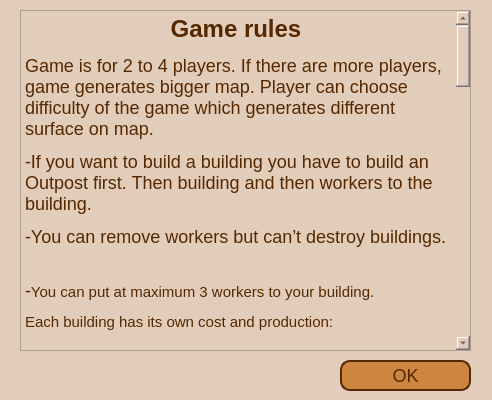
<?xml version="1.0" encoding="UTF-8"?>
<ui version="4.0">
 <class>HowToPlay</class>
 <widget class="QDialog" name="HowToPlay">
  <property name="geometry">
   <rect>
    <x>0</x>
    <y>0</y>
    <width>492</width>
    <height>400</height>
   </rect>
  </property>
  <property name="windowTitle">
   <string>Dialog</string>
  </property>
  <property name="styleSheet">
   <string notr="true">*{
font-size:18px;
font-family: &quot;fantasy&quot;;
background:#E2CDBB;
color:#552800
}
QPushButton:pressed { background-color: #796A5D; }
QPushButton
{
height:25px;
width:120px;
color:#552800;
border-radius:15px;
background:#cd853f;
border-style: solid;
border-width: 2px;
border-radius: 10px;
}


</string>
  </property>
  <widget class="QPushButton" name="pushButton">
   <property name="geometry">
    <rect>
     <x>340</x>
     <y>360</y>
     <width>131</width>
     <height>31</height>
    </rect>
   </property>
   <property name="text">
    <string>OK</string>
   </property>
  </widget>
  <widget class="QTextBrowser" name="textBrowser">
   <property name="geometry">
    <rect>
     <x>20</x>
     <y>10</y>
     <width>451</width>
     <height>341</height>
    </rect>
   </property>
   <property name="html">
    <string>&lt;!DOCTYPE HTML PUBLIC &quot;-//W3C//DTD HTML 4.0//EN&quot; &quot;http://www.w3.org/TR/REC-html40/strict.dtd&quot;&gt;
&lt;html&gt;&lt;head&gt;&lt;meta name=&quot;qrichtext&quot; content=&quot;1&quot; /&gt;&lt;style type=&quot;text/css&quot;&gt;
p, li { white-space: pre-wrap; }
&lt;/style&gt;&lt;/head&gt;&lt;body style=&quot; font-family:'fantasy'; font-size:18px; font-weight:400; font-style:normal;&quot;&gt;
&lt;p align=&quot;center&quot; style=&quot; margin-top:12px; margin-bottom:12px; margin-left:0px; margin-right:0px; -qt-block-indent:0; text-indent:0px;&quot;&gt;&lt;span style=&quot; font-family:'Algerian'; font-size:18pt; font-weight:600;&quot;&gt;Game rules&lt;/span&gt;&lt;span style=&quot; font-size:18px;&quot;&gt; &lt;/span&gt;&lt;/p&gt;
&lt;p style=&quot; margin-top:12px; margin-bottom:12px; margin-left:0px; margin-right:0px; -qt-block-indent:0; text-indent:0px;&quot;&gt;&lt;span style=&quot; font-family:'Algerian'; font-size:18px;&quot;&gt;Game is for 2 to 4 players. If there are more players, game generates bigger map. Player can choose difficulty of the game which generates different surface on map. &lt;/span&gt;&lt;/p&gt;
&lt;p style=&quot; margin-top:12px; margin-bottom:12px; margin-left:0px; margin-right:0px; -qt-block-indent:0; text-indent:0px;&quot;&gt;&lt;span style=&quot; font-family:'Algerian'; font-size:18px;&quot;&gt;-If you want to build a building you have to build an Outpost first. Then building and then workers to the building. &lt;/span&gt;&lt;/p&gt;
&lt;p style=&quot; margin-top:12px; margin-bottom:12px; margin-left:0px; margin-right:0px; -qt-block-indent:0; text-indent:0px;&quot;&gt;&lt;span style=&quot; font-family:'Algerian'; font-size:18px;&quot;&gt;-You can remove workers but can’t destroy buildings.  &lt;/span&gt;&lt;span style=&quot; font-size:18px;&quot;&gt; &lt;/span&gt;&lt;/p&gt;
&lt;p style=&quot; margin-top:12px; margin-bottom:12px; margin-left:0px; margin-right:0px; -qt-block-indent:0; text-indent:0px;&quot;&gt;&lt;span style=&quot; font-family:'Algerian'; font-size:18px;&quot;&gt;-&lt;/span&gt;&lt;span style=&quot; font-family:'Algerian'; font-size:11pt;&quot;&gt;You can put at maximum 3 workers to your building.&lt;/span&gt;&lt;span style=&quot; font-size:18px;&quot;&gt; &lt;/span&gt;&lt;/p&gt;
&lt;p style=&quot; margin-top:12px; margin-bottom:0px; margin-left:0px; margin-right:0px; -qt-block-indent:0; text-indent:0px;&quot;&gt;&lt;span style=&quot; font-family:'Algerian'; font-size:11pt;&quot;&gt;Each building has its own cost and production:&lt;br /&gt;&lt;br /&gt;Outpost: 150/200/200/25/0&lt;br /&gt;Fortress: 1500/900/2000/3000/2500  Increase maximum number of leaders by 1&lt;br /&gt;Mine: 300/200/200/200/0&lt;br /&gt;Farm: 50/100/25/0/0&lt;br /&gt;Sawmill: 100/200/200/200/0&lt;/span&gt;&lt;span style=&quot; font-size:18px;&quot;&gt; &lt;/span&gt;&lt;/p&gt;
&lt;p style=&quot; margin-top:12px; margin-bottom:0px; margin-left:0px; margin-right:0px; -qt-block-indent:0; text-indent:0px;&quot;&gt;&lt;span style=&quot; font-family:'Algerian'; font-size:11pt;&quot;&gt; &lt;/span&gt;&lt;span style=&quot; font-size:18px;&quot;&gt; &lt;/span&gt;&lt;/p&gt;
&lt;p style=&quot; margin-top:12px; margin-bottom:0px; margin-left:0px; margin-right:0px; -qt-block-indent:0; text-indent:0px;&quot;&gt;&lt;span style=&quot; font-family:'Algerian'; font-size:11pt;&quot;&gt;Production&lt;/span&gt;&lt;span style=&quot; font-size:18px;&quot;&gt; &lt;/span&gt;&lt;/p&gt;
&lt;p style=&quot; margin-top:12px; margin-bottom:0px; margin-left:0px; margin-right:0px; -qt-block-indent:0; text-indent:0px;&quot;&gt;&lt;span style=&quot; font-family:'Algerian'; font-size:11pt;&quot;&gt;Outpost: --&lt;br /&gt;Fortress: 5/0/0/0/0  &lt;br /&gt;Mine: 4/0/0/4/2&lt;br /&gt;Farm: 1/5/0/0/0&lt;br /&gt;Sawmill: 3/0/5/0/0&lt;/span&gt;&lt;span style=&quot; font-size:18px;&quot;&gt; &lt;/span&gt;&lt;/p&gt;
&lt;p style=&quot; margin-top:12px; margin-bottom:0px; margin-left:0px; margin-right:0px; -qt-block-indent:0; text-indent:0px;&quot;&gt;&lt;span style=&quot; font-family:'Algerian'; font-size:11pt;&quot;&gt; &lt;/span&gt;&lt;span style=&quot; font-size:18px;&quot;&gt; &lt;/span&gt;&lt;/p&gt;
&lt;p style=&quot; margin-top:12px; margin-bottom:0px; margin-left:0px; margin-right:0px; -qt-block-indent:0; text-indent:0px;&quot;&gt;&lt;span style=&quot; font-family:'Algerian'; font-size:11pt;&quot;&gt;Each worker has its own recrui&lt;/span&gt;&lt;span style=&quot; font-family:'Algerian'; font-size:18px;&quot;&gt;t&lt;/span&gt;&lt;span style=&quot; font-family:'Algerian'; font-size:11pt;&quot;&gt;ment cost &lt;/span&gt;&lt;/p&gt;
&lt;p style=&quot; margin-top:12px; margin-bottom:0px; margin-left:0px; margin-right:0px; -qt-block-indent:0; text-indent:0px;&quot;&gt;&lt;span style=&quot; font-family:'Times New Roman','serif'; font-size:11pt;&quot;&gt; &lt;/span&gt;&lt;span style=&quot; font-size:18px;&quot;&gt; &lt;/span&gt;&lt;/p&gt;
&lt;p style=&quot; margin-top:12px; margin-bottom:0px; margin-left:0px; margin-right:0px; -qt-block-indent:0; text-indent:0px;&quot;&gt;&lt;span style=&quot; font-family:'Algerian'; font-size:11pt;&quot;&gt;Laborer 10/25&lt;/span&gt;&lt;span style=&quot; font-size:18px;&quot;&gt; &lt;/span&gt;&lt;/p&gt;
&lt;p style=&quot; margin-top:12px; margin-bottom:0px; margin-left:0px; margin-right:0px; -qt-block-indent:0; text-indent:0px;&quot;&gt;&lt;span style=&quot; font-family:'Algerian'; font-size:11pt;&quot;&gt;Engineer 20/40&lt;/span&gt;&lt;span style=&quot; font-size:18px;&quot;&gt; &lt;/span&gt;&lt;/p&gt;
&lt;p style=&quot; margin-top:12px; margin-bottom:0px; margin-left:0px; margin-right:0px; -qt-block-indent:0; text-indent:0px;&quot;&gt;&lt;span style=&quot; font-family:'Algerian'; font-size:11pt;&quot;&gt;Leader 40/30&lt;/span&gt;&lt;span style=&quot; font-size:18px;&quot;&gt; &lt;/span&gt;&lt;/p&gt;
&lt;p style=&quot; margin-top:12px; margin-bottom:0px; margin-left:0px; margin-right:0px; -qt-block-indent:0; text-indent:0px;&quot;&gt;&lt;span style=&quot; font-family:'Algerian'; font-size:11pt;&quot;&gt;Aristocrat 200/ 60&lt;/span&gt;&lt;span style=&quot; font-size:18px;&quot;&gt; &lt;/span&gt;&lt;/p&gt;
&lt;p style=&quot; margin-top:12px; margin-bottom:0px; margin-left:0px; margin-right:0px; -qt-block-indent:0; text-indent:0px;&quot;&gt;&lt;span style=&quot; font-family:'Algerian'; font-size:11pt;&quot;&gt; &lt;/span&gt;&lt;span style=&quot; font-size:18px;&quot;&gt; &lt;/span&gt;&lt;/p&gt;
&lt;p style=&quot; margin-top:12px; margin-bottom:0px; margin-left:0px; margin-right:0px; -qt-block-indent:0; text-indent:0px;&quot;&gt;&lt;span style=&quot; font-family:'Algerian'; font-size:11pt;&quot;&gt;Each worker has its own production efectivity&lt;/span&gt;&lt;span style=&quot; font-family:'Algerian'; font-size:18px;&quot;&gt; &lt;/span&gt;&lt;span style=&quot; font-family:'Algerian'; font-size:11pt;&quot;&gt;(except aristocrat)&lt;/span&gt;&lt;span style=&quot; font-size:18px;&quot;&gt; &lt;/span&gt;&lt;/p&gt;
&lt;p style=&quot; margin-top:12px; margin-bottom:0px; margin-left:0px; margin-right:0px; -qt-block-indent:0; text-indent:0px;&quot;&gt;&lt;span style=&quot; font-family:'Algerian'; font-size:11pt;&quot;&gt;LABORER 0.25/1.00/0.75/0.50/0.50&lt;/span&gt;&lt;span style=&quot; font-size:18px;&quot;&gt; &lt;/span&gt;&lt;/p&gt;
&lt;p style=&quot; margin-top:12px; margin-bottom:0px; margin-left:0px; margin-right:0px; -qt-block-indent:0; text-indent:0px;&quot;&gt;&lt;span style=&quot; font-family:'Algerian'; font-size:11pt;&quot;&gt;Engineer 1.25/0.25/0.25/0.25/1.00&lt;/span&gt;&lt;span style=&quot; font-size:18px;&quot;&gt; &lt;/span&gt;&lt;/p&gt;
&lt;p style=&quot; margin-top:12px; margin-bottom:0px; margin-left:0px; margin-right:0px; -qt-block-indent:0; text-indent:0px;&quot;&gt;&lt;span style=&quot; font-family:'Algerian'; font-size:11pt;&quot;&gt;Leader 2.5x&lt;/span&gt;&lt;span style=&quot; font-size:18px;&quot;&gt; &lt;/span&gt;&lt;/p&gt;
&lt;p style=&quot; margin-top:12px; margin-bottom:0px; margin-left:0px; margin-right:0px; -qt-block-indent:0; text-indent:0px;&quot;&gt;&lt;span style=&quot; font-family:'Algerian'; font-size:11pt;&quot;&gt;Aristocrat +0.1 influence &lt;/span&gt;&lt;/p&gt;
&lt;p style=&quot; margin-top:12px; margin-bottom:0px; margin-left:0px; margin-right:0px; -qt-block-indent:0; text-indent:0px;&quot;&gt;&lt;span style=&quot; font-family:'Algerian'; font-size:11pt;&quot;&gt; &lt;/span&gt;&lt;span style=&quot; font-size:18px;&quot;&gt; &lt;/span&gt;&lt;/p&gt;
&lt;p style=&quot; margin-top:12px; margin-bottom:0px; margin-left:0px; margin-right:0px; -qt-block-indent:0; text-indent:0px;&quot;&gt;&lt;span style=&quot; font-family:'Algerian'; font-size:11pt;&quot;&gt;Each surface has its own stats&lt;/span&gt;&lt;span style=&quot; font-size:18px;&quot;&gt; &lt;/span&gt;&lt;/p&gt;
&lt;p style=&quot; margin-top:12px; margin-bottom:0px; margin-left:0px; margin-right:0px; -qt-block-indent:0; text-indent:0px;&quot;&gt;&lt;span style=&quot; font-family:'Algerian'; font-size:11pt;&quot;&gt; &lt;/span&gt;&lt;span style=&quot; font-size:18px;&quot;&gt; &lt;/span&gt;&lt;/p&gt;
&lt;p style=&quot; margin-top:12px; margin-bottom:0px; margin-left:0px; margin-right:0px; -qt-block-indent:0; text-indent:0px;&quot;&gt;&lt;span style=&quot; font-family:'Algerian'; font-size:11pt;&quot;&gt;Grassland 2/5/1/1/0&lt;/span&gt;&lt;span style=&quot; font-size:18px;&quot;&gt; &lt;/span&gt;&lt;/p&gt;
&lt;p style=&quot; margin-top:12px; margin-bottom:0px; margin-left:0px; margin-right:0px; -qt-block-indent:0; text-indent:0px;&quot;&gt;&lt;span style=&quot; font-family:'Algerian'; font-size:11pt;&quot;&gt;Forest 1/3/5/1/0&lt;/span&gt;&lt;span style=&quot; font-size:18px;&quot;&gt; &lt;/span&gt;&lt;/p&gt;
&lt;p style=&quot; margin-top:12px; margin-bottom:0px; margin-left:0px; margin-right:0px; -qt-block-indent:0; text-indent:0px;&quot;&gt;&lt;span style=&quot; font-family:'Algerian'; font-size:11pt;&quot;&gt;Desert 3/1/1/3/1&lt;/span&gt;&lt;span style=&quot; font-size:18px;&quot;&gt; &lt;/span&gt;&lt;/p&gt;
&lt;p style=&quot; margin-top:12px; margin-bottom:12px; margin-left:0px; margin-right:0px; -qt-block-indent:0; text-indent:0px;&quot;&gt;&lt;span style=&quot; font-family:'Algerian'; font-size:11pt;&quot;&gt;Mountains 1/2/2/4/4&lt;br /&gt;Swamp 2/1/2/3/3&lt;/span&gt;&lt;span style=&quot; font-size:18px;&quot;&gt; &lt;/span&gt;&lt;/p&gt;
&lt;p style=&quot; margin-top:12px; margin-bottom:12px; margin-left:0px; margin-right:0px; -qt-block-indent:0; text-indent:0px;&quot;&gt;&lt;span style=&quot; font-family:'Algerian'; font-size:18px;&quot;&gt; &lt;/span&gt;&lt;span style=&quot; font-size:18px;&quot;&gt; &lt;/span&gt;&lt;/p&gt;
&lt;p style=&quot; margin-top:12px; margin-bottom:12px; margin-left:0px; margin-right:0px; -qt-block-indent:0; text-indent:0px;&quot;&gt;&lt;span style=&quot; font-family:'Algerian'; font-size:18px; font-weight:600;&quot;&gt;How the game ends:&lt;/span&gt;&lt;span style=&quot; font-size:18px;&quot;&gt; &lt;/span&gt;&lt;/p&gt;
&lt;p style=&quot; margin-top:12px; margin-bottom:12px; margin-left:0px; margin-right:0px; -qt-block-indent:0; text-indent:0px;&quot;&gt;&lt;span style=&quot; font-family:'Algerian'; font-size:18px;&quot;&gt;Game ends when there are no free tiles left. &lt;/span&gt;&lt;/p&gt;
&lt;p style=&quot; margin-top:12px; margin-bottom:12px; margin-left:0px; margin-right:0px; -qt-block-indent:0; text-indent:0px;&quot;&gt;&lt;span style=&quot; font-family:'Algerian'; font-size:18px; font-weight:600;&quot;&gt;Final Score:&lt;/span&gt;&lt;span style=&quot; font-family:'Algerian'; font-size:18px;&quot;&gt; 3 points for each fortress other buildings except outposts are for 1 point. Aristocrat gives 0.1 points per round (if he doesn’t get money and food you don’t receive bonus points this turn)&lt;/span&gt;&lt;span style=&quot; font-size:18px;&quot;&gt; &lt;/span&gt;&lt;/p&gt;
&lt;p style=&quot; margin-top:12px; margin-bottom:12px; margin-left:0px; margin-right:0px; -qt-block-indent:0; text-indent:0px;&quot;&gt;&lt;span style=&quot; font-family:'Algerian'; font-size:18px;&quot;&gt; &lt;/span&gt;&lt;span style=&quot; font-size:18px;&quot;&gt; &lt;/span&gt;&lt;/p&gt;
&lt;p align=&quot;center&quot; style=&quot; margin-top:12px; margin-bottom:12px; margin-left:0px; margin-right:0px; -qt-block-indent:0; text-indent:0px;&quot;&gt;&lt;span style=&quot; font-family:'Algerian'; font-size:14pt; font-weight:600;&quot;&gt;Game controls&lt;/span&gt;&lt;span style=&quot; font-size:18px;&quot;&gt; &lt;/span&gt;&lt;/p&gt;
&lt;p style=&quot; margin-top:12px; margin-bottom:12px; margin-left:0px; margin-right:0px; -qt-block-indent:0; text-indent:0px;&quot;&gt;&lt;span style=&quot; font-family:'Algerian'; font-size:18px;&quot;&gt;Each time you want to do an action, press a button in the right panel and then click on the tile where you want to do the action. When you finish your turn press button end turn and next player can do his actions. At the beginning of each turn you receive resources and you can do another actions.&lt;/span&gt;&lt;span style=&quot; font-size:18px;&quot;&gt; &lt;/span&gt;&lt;/p&gt;&lt;/body&gt;&lt;/html&gt;</string>
   </property>
  </widget>
 </widget>
 <resources/>
 <connections/>
</ui>
